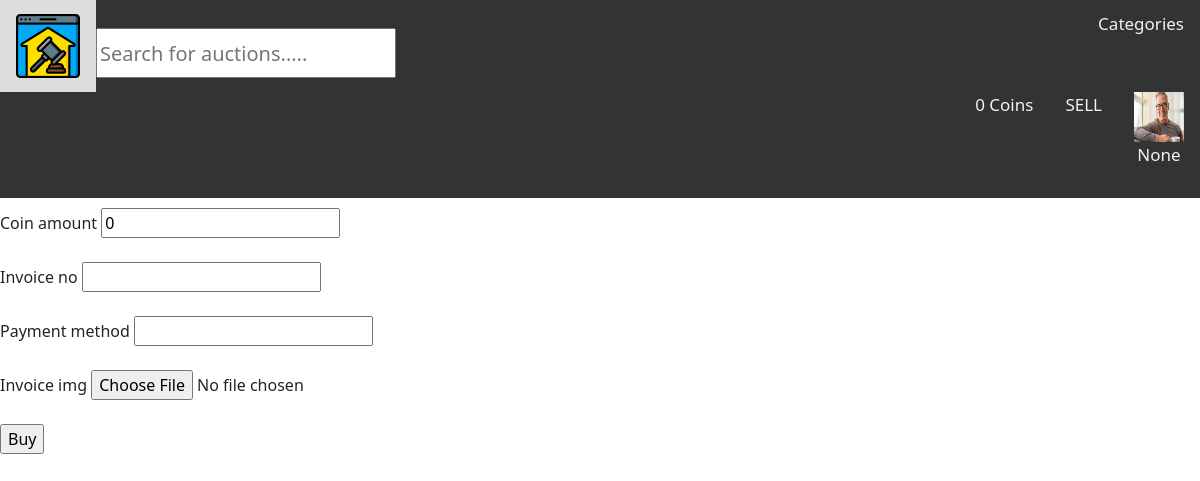
The app's page /buying_coin/ (signed in) with its own data.
### app_reg_login/models.py (models this page shows)
class User(AbstractUser):
    name = models.CharField(max_length=200, null=True)
    email = models.EmailField(unique=True, null=True)
    phone = models.CharField(max_length=20)
    address = models.CharField(max_length=500, null=True)
    nrc_no = models.CharField(max_length=150, null=True)
    registered_date = models.DateTimeField(auto_now_add=True)
    avatar = models.ImageField(null=True, default="avatar.svg")
    coin_amount = models.IntegerField(default=0)
    USERNAME_FIELD = 'email'
    REQUIRED_FIELDS = ['username']

### app_reg_login/views.py (the view, shortened to what this page needs)
# urls.py: path('buying_coin/', views.buying_coin, name="buying_coin"),
@login_required(login_url='login')
def buying_coin(request):
    form = TransitionForm
    buyer = request.user
    context = {'form': form}
    return render(request, 'app_reg_login/buying_coin.html', context)

### app_reg_login/templates/app_reg_login/buying_coin.html (shortened to what this page needs)
{% extends 'base.html' %}
{% load static %}
{% block content %}
    <form method="POST" action="" enctype="multipart/form-data" >
            {% for field in form %}
                {{ field.label }}
                {{ field }}
                <br>
                <br>
            {% endfor %}
            <input type="submit" value="Buy"/>
        </form>
{% endblock %}

### templates/navbar.html (shortened to what this page needs)
{% load static %}
    <head>
        <div class="topnav">
            <a id='home_logo' href="{% url 'home' %}">
                <img src="{% static 'images/auction_logo1.png' %}"/>
            </a>
            <h3><a href="categories.html" >Categories</a></h3>
            <form action="{% url 'search_item' %}">
                <input name='sItem' style="height: 50px; width: 300px; font-size: 20px; margin-top: 20px" placeholder="Search for auctions..... ">
            </form>
            {% if request.user.is_authenticated %}
                <a href="{% url 'profile' request.user.id %}">
                    <img width="50px" height="50px" src="{{ request.user.avatar.url }}"/>
                    <p>{{ request.user.name }}</p>
                </a>
                <a href="{% url 'sell' %}">
                    <p>SELL</p>
                </a>
                <a href="{% url 'buying_coin' %}">
                    <p>{{ request.user.coin_amount }} Coins</p>
                </a>
            {% else %}
                <a href="{% url 'login' %}">
                    <img src="{% static 'images/avatar.svg' %}"/>
                    <p>login</p>
                </a>
            {% endif %}
        </div>
    </head>

### templates/navbar.html (style rules this page uses)
.topnav { background-color: #333; overflow: hidden; margin-bottom: 10px; }
#home_logo { float: left; }
.topnav a { float: right; color: #f2f2f2; text-align: center; padding: 14px 16px; text-decoration: none; font-size: 17px; align-self: center; }

### records on screen
User: user.avatar (picture), user.name "None", user.coin_amount "0"

### other values on screen
{{ field.label }} "Coin amount" "Invoice no" "Payment method" "Invoice img"
